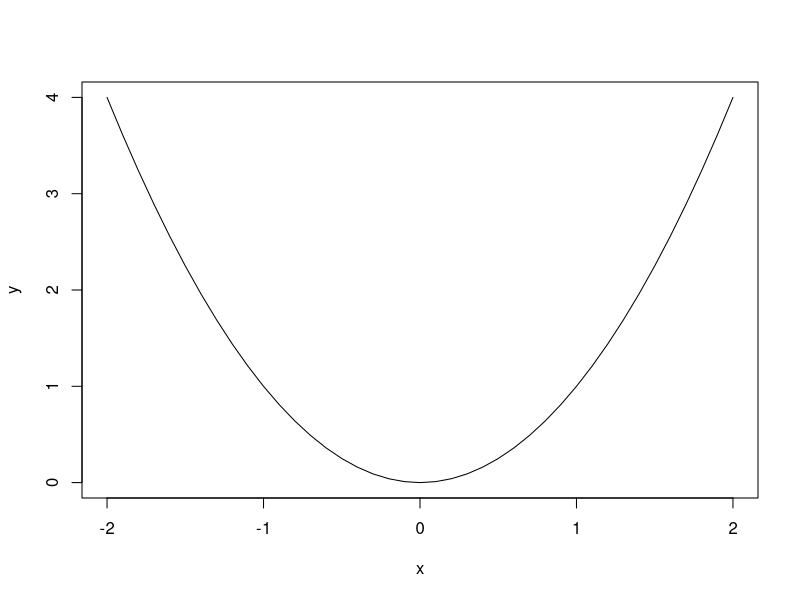

The R source for this figure:
x = seq( from = -2 , to = 2 , by = 0.1 )   # Specify vector of x values.
y = x^2                                    # Specify corresponding y values.
plot( x , y , type = "l" )                 # Make a graph of the x,y points.